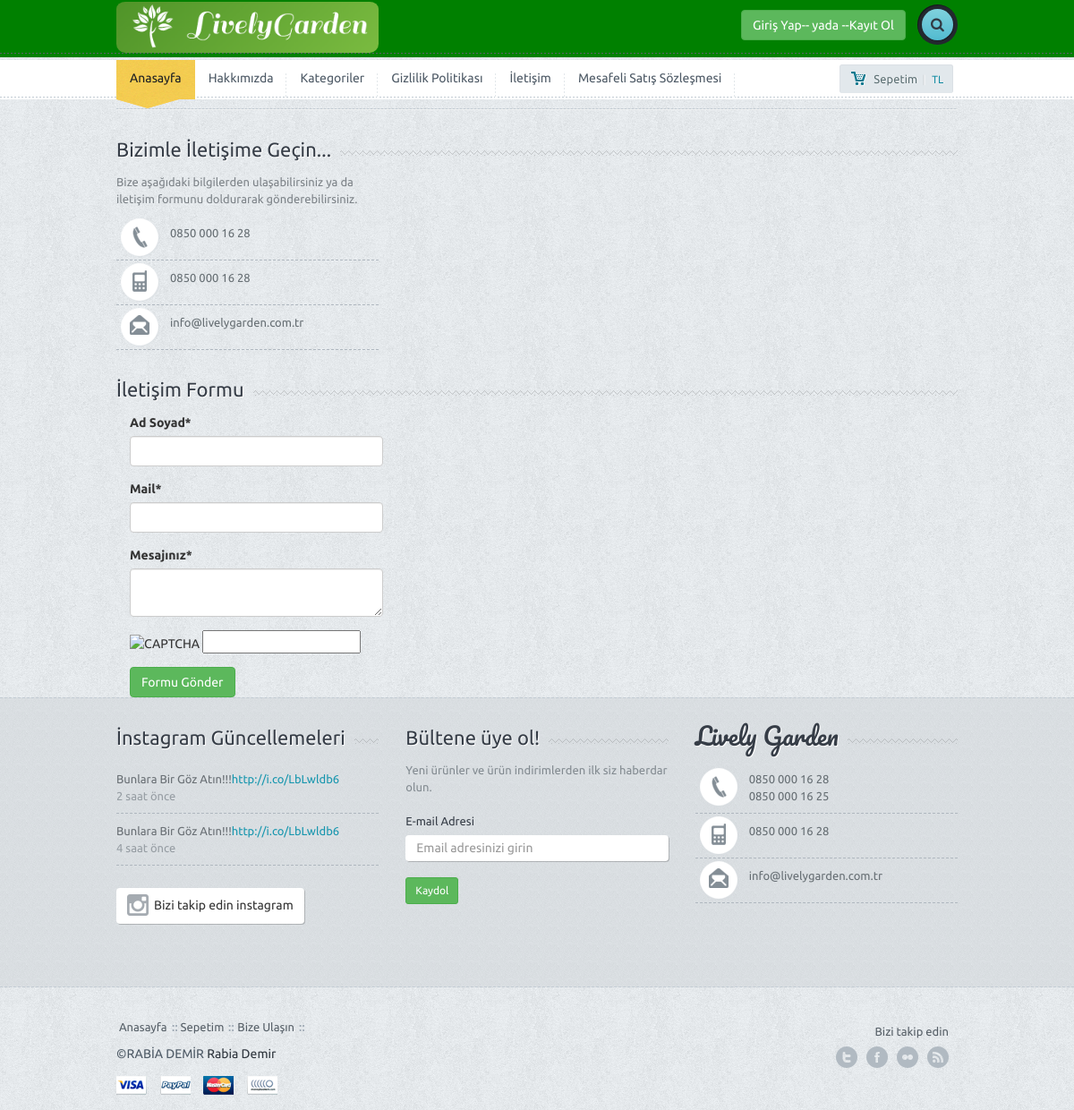
The page /contact.php on the database its author committed.
### tables this page shows
CREATE TABLE `setting` (
  `setting_id` int(11) NOT NULL,
  `setting_logo` varchar(300) NOT NULL,
  `setting_url` varchar(50) NOT NULL,
  `setting_title` varchar(300) NOT NULL,
  `setting_description` varchar(300) NOT NULL,
  `setting_keywords` varchar(50) NOT NULL,
  `setting_author` varchar(250) NOT NULL,
  `setting_phone` varchar(50) NOT NULL,
  `setting_gsm` varchar(50) NOT NULL,
  `setting_fax` varchar(50) NOT NULL,
  `setting_mail` varchar(50) NOT NULL,
  `setting_district` varchar(50) NOT NULL,
  `setting_province` varchar(50) NOT NULL,
  `setting_address` varchar(250) NOT NULL,
  `setting_shift` varchar(250) NOT NULL,
  `setting_maps` varchar(250) NOT NULL,
  `setting_analystic` varchar(250) NOT NULL,
  `setting_zopim` varchar(250) NOT NULL,
  `setting_facebook` varchar(50) NOT NULL,
  `setting_twitter` varchar(50) NOT NULL,
  `setting_google` varchar(50) NOT NULL,
  `setting_youtube` varchar(50) NOT NULL,
  `setting_smtphost` varchar(50) NOT NULL,
  `setting_smtpuser` varchar(50) NOT NULL,
  `setting_smtppassword` varchar(50) NOT NULL,
  `setting_smtpport` varchar(50) NOT NULL,
  `setting_maintenance` enum('0','1') NOT NULL DEFAULT '1'
);

CREATE TABLE `menu` (
  `menu_id` int(11) NOT NULL,
  `menu_top` varchar(50) NOT NULL,
  `menu_name` varchar(50) NOT NULL,
  `menu_detail` text NOT NULL,
  `menu_order` int(2) NOT NULL,
  `menu_url` varchar(250) NOT NULL,
  `menu_status` enum('0','1') NOT NULL,
  `menu_seourl` varchar(250) NOT NULL
);

### admin/production/function.php (called while the page is built, shortened)
<?php
function seo($str, $options = array())
{
    $str = mb_convert_encoding((string)$str, 'UTF-8', mb_list_encodings());
    $defaults = array(
        'delimiter' => '-',
        'limit' => null,
        'lowercase' => true,
        'replacements' => array(),
        'transliterate' => true
    );
    $options = array_merge($defaults, $options);
    $str = preg_replace(array_keys($options['replacements']), $options['replacements'], $str);
    if ($options['transliterate']) {
        $str = str_replace(array_keys($char_map), $char_map, $str);
    }
    $str = preg_replace('/[^\p{L}\p{Nd}]+/u', $options['delimiter'], $str);
    $str = preg_replace('/(' . preg_quote($options['delimiter'], '/') . '){2,}/', '$1', $str);
    $str = mb_substr($str, 0, ($options['limit'] ? $options['limit'] : mb_strlen($str, 'UTF-8')), 'UTF-8');
    $str = trim($str, $options['delimiter']);
    return $options['lowercase'] ? mb_strtolower($str, 'UTF-8') : $str;
}
?>

### contact.php (the view, shortened to what this page needs)
<?php include 'header.php' ?>
<div class="container">
	<div class="lines"></div>
</div>
<div class="container">
	<div class="title-bg">
		<div class="title">Bizimle İletişime Geçin...</div>
	</div>
	<div class="row">
		<div class="col-md-4">
			<p class="page-content">
				Bize aşağıdaki bilgilerden ulaşabilirsiniz ya da  iletişim formunu doldurarak gönderebilirsiniz.
			</p>
			<ul class="contact-widget">
				<li class="fphone"><?php echo  $getSetting['setting_phone'] ?></li>
				<li class="fmobile"><?php echo  $getSetting['setting_gsm'] ?></li>
				<li class="fmail lastone"><?php echo  $getSetting['setting_mail'] ?></li>
			</ul>
		</div>
		<div class="col-md-7 col-md-offset-1">
			<div id="googlemaps" class="google-map google-map-footer">
				<iframe
				width="100%"
				height="100%"
				frameborder="0" style="border:0"
				src="https://www.google.com/maps/embed/v1/place?key=<?php echo $getSetting['setting_maps']; ?>
				&q=<?php echo $getSetting['setting_address']; ?>" allowfullscreen>
			</iframe>
		</div>
	</div>
</div>
<div class="title-bg">
	<div class="title">İletişim Formu</div>
</div>
<div class="col-md-4 mx-auto">
<div class="myform form">
	<form action="sendMail.php"  method="POST" onsubmit="return checkForm(this);">
		<div class="form-group">
			<label for="name">Ad Soyad<span>*</span></label>
			<input type="text" name="user_name" class="form-control" id="name">
		</div>
		<div class="form-group">
			<label for="email">Mail<span>*</span></label>
			<input type="email" name="email" class="form-control" id="email">
		</div>
		<div class="form-group">
			<label for="text">Mesajınız<span>*</span></label>
			<textarea name="message" class="form-control" id="text"></textarea>
		</div>
		<div class="form-group">
			<img src="captcha.php" width="120" height="30" border="1" alt="CAPTCHA">
			<input type="text" size="15" maxlength="5" name="captcha" value="">
		</div>
		<button type="submit" class="btn btn-default btn-success btn-md">Formu Gönder</button>
	</form>
</div>
</div>
<div class="spacer"></div>
</div>
<?php include 'footer.php' ?>

### header.php (shortened to what this page needs)
<?php
include 'admin/operation/connect.php';
include 'admin/production/function.php';
$askSetting=$db->prepare("SELECT * FROM setting where setting_id=:id");
$askSetting->execute(array(
   'id'=>0));
$getSetting=$askSetting->fetch(PDO::FETCH_ASSOC);
$askUser=$db->prepare("SELECT * FROM user where user_mail=:mail ");
$askUser->execute(array(
  'mail' => $_SESSION['userUser_mail']
  ));
$getUser=$askUser->fetch(PDO::FETCH_ASSOC);
 ?>
<!DOCTYPE html>
<html lang="en">
  <head>
	<link href='font-awesome\css\font-awesome.css' rel="stylesheet" type="text/css">
    <link href="bootstrap\css\bootstrap.min.css" rel="stylesheet">
	<link rel="stylesheet" href="style.css">
	<link rel="stylesheet" href="css\owl.carousel.css">
	<link rel="stylesheet" href="css\owl.transitions.css">
	<link rel="stylesheet" href="css\owl.carousel.min.js">
  </head>
  <body>
  <div id="wrapper">
	<div style="background:green; "  class="header">
		<div class="container">
			<div class="row">
				<div class="col-xs-6 col-md-4 main-logo">
					<a  href="index.php"><img  src="<?php  echo $getSetting['setting_logo']; ?>" alt="logo" class="logo img-responsive" style= "border-radius: 10px;"></a>
				</div>
				<div    class="col-md-8">
					<div class="pushright">
						<div  class="top">
				<?php
             if (!isset($_SESSION['userUser_mail'])) {?>
             <a href="#" id="reg" class="btn btn-default btn-success">Giriş Yap<span>-- yada --</span>Kayıt Ol</a>
             <?php } else { ?>
             <a  class="btn btn-default btn-success">Hoşgeldin<span>--</span><?php echo $getUser['user_name'] ?></a>
             <?php } ?>
							<div  class="srch-wrap">
								<a href="#" id="srch" class="btn btn-default btn-search "><i class="fa fa-search"></i></a>
							</div>
						</div>
					</div>
				</div>
			</div>
		</div>
		<div class="dashed"></div>
	</div>
	<div class="main-nav">
		<div class="navbar navbar-default navbar-static-top">
  <div class="container">
   <div class="row">
    <div class="col-md-10">
		<div  class="navbar-collapse collapse">
    <ul class="nav navbar-nav">
     <li><a href="index.php"  class="active">Anasayfa</a><div class="curve"></div></li>
     <?php
     $askMenu=$db->prepare("SELECT * FROM menu where menu_status=:status order by menu_order ASC limit 5");
     $askMenu->execute(array(
      'status' => 1
      ));
     while($getMenu=$askMenu->fetch(PDO::FETCH_ASSOC)) {
       ?>
       <li><a href="
        <?php
        if (!empty($getMenu['menu_url'])) {
          echo $getMenu['menu_url'];
        } else {
          echo "page-".seo($getMenu['menu_name']);
        }
        ?>
        "><?php echo $getMenu['menu_name'] ?></a></li>
        <?php } ?>
      </ul>
    </div>
</div>
<div class="col-md-2 machart">
						<button id="popcart" class="btn btn-default btn-chart btn-sm "><span class="mychart">Sepetim</span>|<span class="allprice"><?php  echo $total_price; ?> TL</span></button>
						</div>
</div>
</div>
</div>

### footer.php (shortened to what this page needs)
<div class="f-widget">
		<div class="container">
			<div class="row">
				<div class="col-md-4">
					<div class="title-widget-bg">
						<div class="title-widget">İnstagram Güncellemeleri</div>
					</div>
					<ul class="tweets">
						<li>Bunlara Bir Göz Atın!!!<a href="#">http://i.co/LbLwldb6 </a>
						<span>2 saat önce</span></li>
						<li>Bunlara Bir Göz Atın!!!<a href="#">http://i.co/LbLwldb6 </a>
						<span>4 saat önce</span></li>
					</ul>
					<a href="#" class="btn btn-default btn-follow"><i class="fa fa-instagram fa-2x"></i><div>Bizi takip edin instagram</div></a>
				</div>
				<div class="col-md-4">
					<div class="title-widget-bg">
						<div class="title-widget">Bültene üye ol!</div>
					</div>
					<div class="newsletter">
						<p>
						Yeni ürünler ve ürün indirimlerden ilk siz haberdar olun.
						</p>
						<form role="form">
							<div class="form-group">
								<label>E-mail Adresi</label>
								<input type="email" class="form-control newstler-input" id="exampleInputEmail1" placeholder="Email adresinizi girin">
								<br>
								<button class="btn btn-default btn-success btn-sm">Kaydol</button>
							</div>
						</form>
					</div>
				</div>
				<div class="col-md-4">
					<div class="title-widget-bg">
						<div class="title-widget-cursive">Lively Garden</div>
					</div>
					<ul class="contact-widget">
						<li class="fphone"><?php echo $getSetting['setting_phone']; ?><br> <?php echo $getSetting['setting_fax']; ?> </li>
						<li class="fmobile"><?php  echo $getSetting['setting_gsm']?></li>
						<li class="fmail lastone"><?php  echo $getSetting['setting_mail']?></li>
					</ul>
				</div>
			</div>
			<div class="spacer"></div>
		</div>
	</div>
	<div class="footer">
		<div class="container">
			<div class="row">
				<div class="col-md-9">
					<ul class="footermenu">
						<li><a href="index.php">Anasayfa</a></li>
						<li><a href="cart.php">Sepetim</a></li>
						<li><a href="contact.php">Bize Ulaşın</a></li>
					</ul>
					<div class="f-credit">&copy;<?php echo $getSetting['setting_author']; ?> <a href="https://www.linkedin.com/in/rabiademirr/">Rabia Demir</a></div>
					<a href=""><div class="payment visa"></div></a>
					<a href=""><div class="payment paypal"></div></a>
					<a href=""><div class="payment mc"></div></a>
					<a href=""><div class="payment nh"></div></a>
				</div>
				<div class="col-md-3">
					<div class="followon">Bizi takip edin</div>
					<div class="fsoc">
						<a href="http://<?php echo $getSetting['setting_twitter'];  ?>" class="ftwitter">twitter</a>
						<a href="http://<?php echo $getSetting['setting_facebook'];  ?>" class="ffacebook">facebook</a>
                        <a href="http://<?php echo $getSetting['setting_youtube'];  ?>" class="fflickr">youtube</a>
						<a href="http://<?php echo $getSetting['setting_google'];  ?>" class="ffeed">Google</a>
					</div>
					<div class="clearfix"></div>
				</div>
			</div>
		</div>
	</div>
	</div>
  </body>
</html>

### rows shown on the page
setting: setting_logo (picture), setting_phone "0850 000 16 28", setting_gsm "0850 000 16 28", setting_mail "info@livelygarden.com.tr", setting_fax "0850 000 16 25", setting_author "RABİA DEMİR"
menu: menu_name "Hakkımızda"
menu: menu_name "Kategoriler"
menu: menu_name "Gizlilik Politikası"
menu: menu_name "İletişim"
menu: menu_name "Mesafeli Satış Sözleşmesi"
